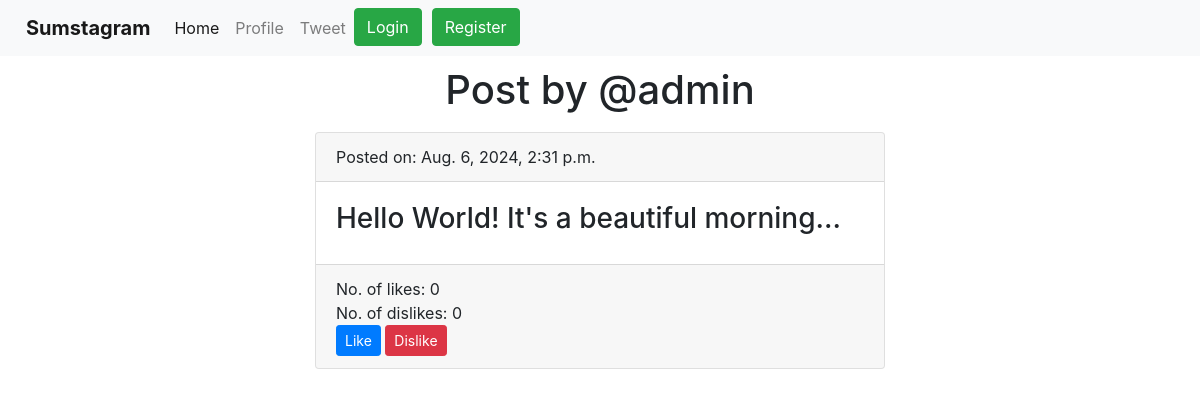
The page /display/1 on the database its author committed.
### app1/models.py (models this page shows, shortened)
class Tweet(models.Model):
    usern = models.CharField(max_length=20)
    date = models.DateTimeField(auto_now_add=True)
    tweet = models.CharField(max_length=300)
    likes = models.ManyToManyField(User, related_name="post_likes")
    dislikes = models.ManyToManyField(User, related_name="post_dislikes")

### app1/views.py (the view, shortened to what this page needs)
# urls.py: path("display/<str:post_id>", views.render_display, name="display"),
def render_display(request, post_id):
    t = Tweet.objects.get(id=post_id)
    print("Likes:", t.likes.all())
    print("Dislikes:", t.dislikes.all())
    return render(request, "post.html", {"tweet": t})

### templates/post.html (shortened to what this page needs)
<!doctype html>
<html lang="en">
<head>
  <link href="https://cdn.jsdelivr.net/npm/bootstrap@5.3.3/dist/css/bootstrap.min.css" rel="stylesheet"
>
</head>
<body>
  {% include 'navbar.html' %}
  <h1 align="center" style="padding-top: 10px;">Post by @{{ tweet.usern }}</h1>
  <div class="container col-lg-6" style="padding-top: 10px;">
    <div class="card">
      <div class="card-header">
        Posted on: {{ tweet.date }}
      </div>
      <div class="card-body">
        <h3>{{ tweet.tweet }}</h3>
      </div>
      <div class="card-footer">
        No. of likes: {{ tweet.likes.count }}<br>
        No. of dislikes: {{ tweet.dislikes.count }}<br>
        <a href="{% url 'like_post' tweet.id %}">
          <button type="submit" class="btn btn-primary btn-sm">Like</button></a>
        <a href="{% url 'dislike_post' tweet.id %}">
          <button type="submit" class="btn btn-danger btn-sm">Dislike</button></a>
      </div>
    </div>
  </div>
</body>
</html>

### rows shown on the page
Tweet: usern "admin", date "Aug. 6, 2024, 2:31 p.m.", tweet "Hello World! It's a beautiful morning...", likes.count "0", dislikes.count "0"
